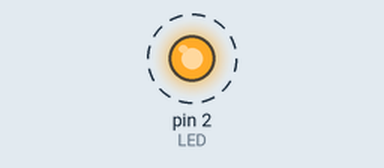
This sketch was run on a simulated Arduino Uno, built with avr-gcc and run on an emulated ATmega328P. On the bench: output pins drawn as LEDs (lit = HIGH). Dashed ring = blinking.

Above: at 0.2 s.
Timing chart, 0 to 3.0 s (numbered marks = the images above):
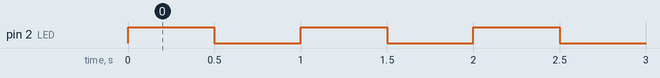

The sketch:

frequency.ino
```cpp
// the setup function runs once when you press reset or power the board
#define LED 2
int frequency = 1; //in Hz
float period = (1.0/frequency)*1000; //Period in ms
float half_period = period/2;
void setup() {
  pinMode(LED, OUTPUT);
}
void loop() {
  digitalWrite(LED, HIGH);   // turn the LED on (HIGH is the voltage level)
  delay(half_period);              // wait for a second
  digitalWrite(LED, LOW);    // turn the LED off by making the voltage LOW
  delay(half_period);              // wait for a second
}
```

Measured:
- by itself, pin 2 (LED): alternates HIGH for 0.50 s and LOW for 0.50 s
